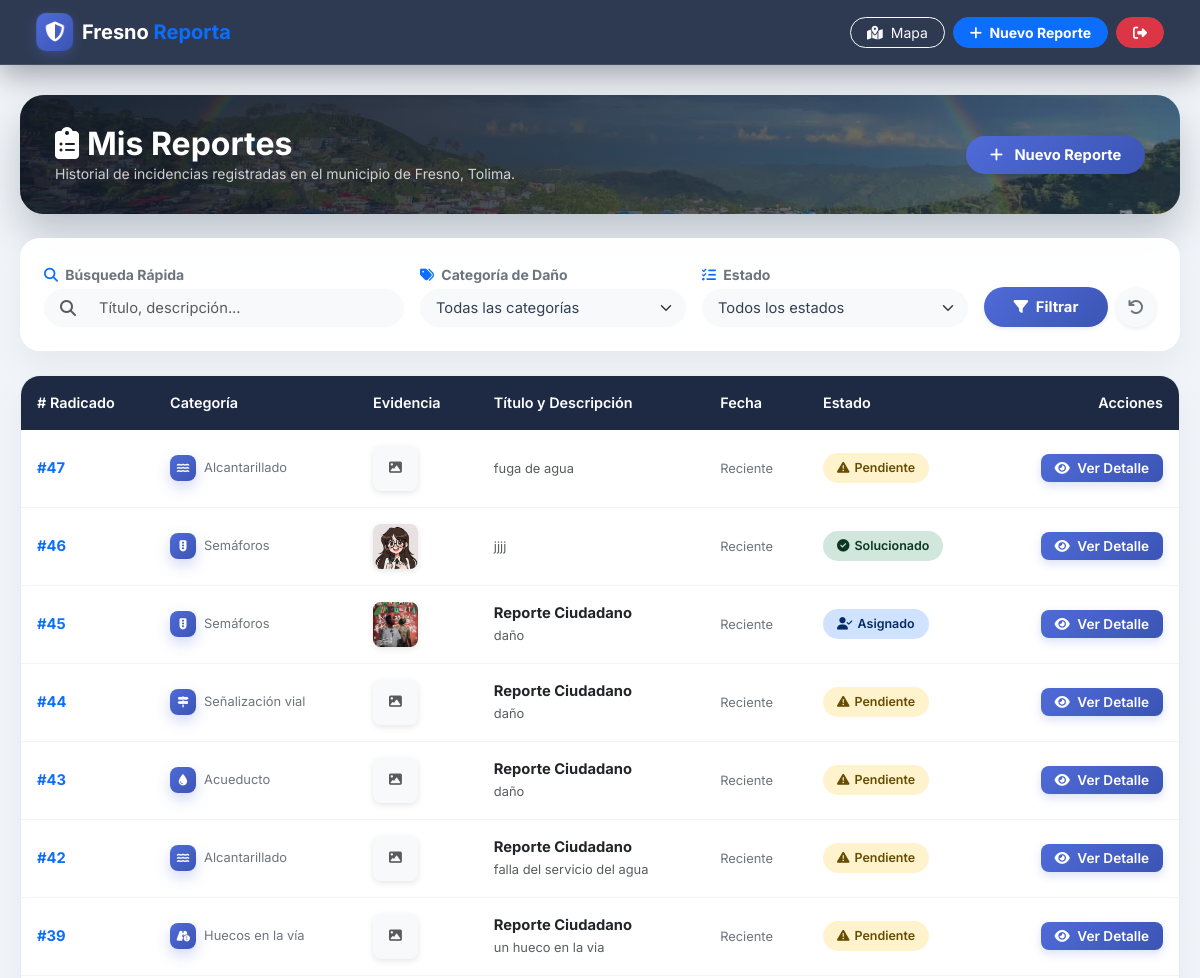
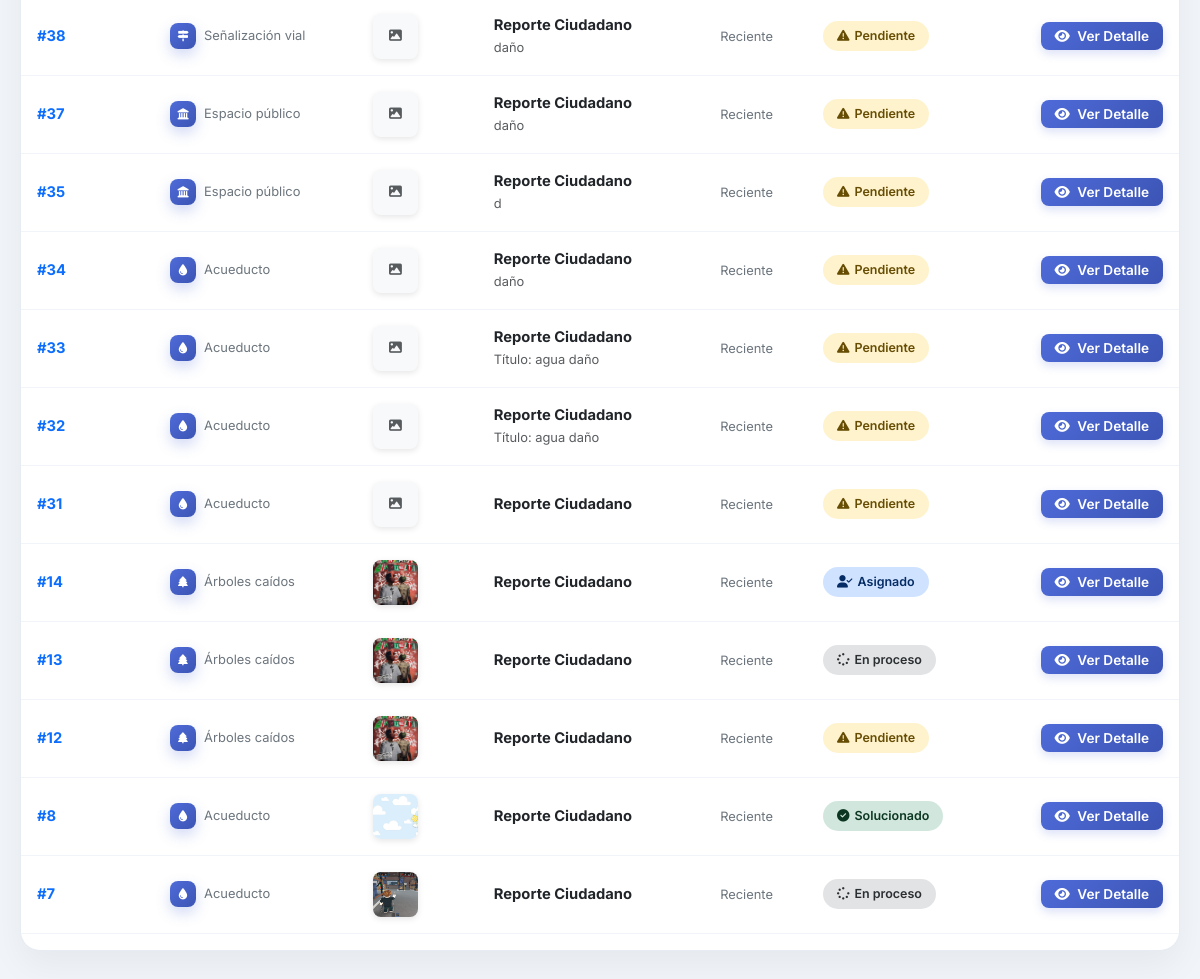
The page /FresnoReporta/public/index.php?url=mis-reportes (signed in) on the database its author committed (2 pictures, top to bottom).
### tables this page shows
CREATE TABLE `reportes` (
  `id_reporte` int(11) NOT NULL,
  `id_usuario` int(11) NOT NULL,
  `id_categoria` int(11) NOT NULL,
  `id_estado` int(11) NOT NULL,
  `id_prioridad` int(11) NOT NULL,
  `id_dependencia` int(11) DEFAULT NULL,
  `id_municipio` int(11) NOT NULL,
  `id_barrio` int(11) DEFAULT NULL,
  `id_vereda` int(11) DEFAULT NULL,
  `tipo_zona` enum('Urbana','Rural') NOT NULL,
  `titulo` varchar(150) NOT NULL DEFAULT 'Reporte Ciudadano',
  `descripcion` text NOT NULL,
  `direccion` varchar(255) DEFAULT NULL,
  `latitud` decimal(10,8) DEFAULT NULL,
  `longitud` decimal(11,8) DEFAULT NULL,
  `fecha_reporte` timestamp NOT NULL DEFAULT current_timestamp(),
  `fecha_actualizacion` timestamp NOT NULL DEFAULT current_timestamp() ON UPDATE current_timestamp(),
  `calificacion` int(11) DEFAULT NULL,
  `comentario_calificacion` text DEFAULT NULL
);

CREATE TABLE `estados` (
  `id_estado` int(11) NOT NULL,
  `nombre` varchar(50) NOT NULL,
  `descripcion` varchar(255) DEFAULT NULL,
  `color` varchar(20) DEFAULT NULL,
  `activo` tinyint(1) DEFAULT 1
);

### FresnoReporta/app/controllers/ReporteController.php (called while the page is built, shortened)
<?php
require_once __DIR__ . '/../helpers/helpers.php';
class ReporteController
{
    public function misReportes()
    {
        $id_usuario = $_SESSION['id_usuario'];
        $reportes = []; $categorias = []; $estados = [];
        try {
            $database = new Database();
            $conexion = $database->conectar();
            $categorias = $conexion->query("SELECT * FROM categorias WHERE activo = 1 ORDER BY nombre ASC")->fetchAll(PDO::FETCH_ASSOC);
            $estados = $conexion->query("SELECT * FROM estados WHERE activo = 1 ORDER BY id_estado ASC")->fetchAll(PDO::FETCH_ASSOC);
            $sql = "SELECT r.*,
                        (SELECT e.nombre_archivo FROM evidencias e WHERE e.id_reporte = r.id_reporte ORDER BY e.id_evidencia DESC LIMIT 1) AS foto
                    FROM reportes r WHERE r.id_usuario = :id_usuario";
            $params = [':id_usuario' => $id_usuario];
            $sql .= " ORDER BY r.id_reporte DESC";
            $stmt = $conexion->prepare($sql);
            $stmt->execute($params);
            $reportes = $stmt->fetchAll(PDO::FETCH_ASSOC);
        } catch (PDOException $e) { $reportes = []; }
        require_once __DIR__ . '/../views/reportes/mis_reportes.php';
    }
}

### FresnoReporta/app/helpers/helpers.php (called while the page is built, shortened)
<?php
function resolverRutaEvidencia($archivo)
{
    if (strpos($archivo, '/FresnoReporta/') === 0) {
        return $archivo;
    }
    $archivo = ltrim($archivo, '/');
    if (strpos($archivo, 'uploads/') === 0) {
        return '/FresnoReporta/public/' . $archivo;
    }
    return '/FresnoReporta/public/uploads/' . $archivo;
}
function categoriaIcon($nombre)
{
    $iconos = [
        'Acueducto' => 'fa-droplet',
        'Alcantarillado' => 'fa-water',
        'Alumbrado público' => 'fa-lightbulb',
        'Árboles caídos' => 'fa-tree',
        'Basuras' => 'fa-dumpster',
        'Deslizamientos' => 'fa-hill-rockslide',
        'Espacio público' => 'fa-landmark',
        'Huecos en la vía' => 'fa-road-circle-exclamation',
        'Inundaciones' => 'fa-house-flood-water',
        'Otro' => 'fa-circle-question',
        'Parques' => 'fa-seedling',
        'Puentes' => 'fa-route',
        'Semáforos' => 'fa-traffic-light',
        'Señalización vial' => 'fa-signs-post',
    ];
    return $iconos[$nombre] ?? 'fa-triangle-exclamation';
}
function estadoInfo($id_estado, $estados)
{
    foreach ($estados as $est) {
        if ((int)$est['id_estado'] === (int)$id_estado) {
            return ['nombre' => $est['nombre'], 'color' => $est['color'] ?? 'secondary'];
        }
    }
    return ['nombre' => 'Desconocido', 'color' => 'secondary'];
}

### FresnoReporta/app/views/reportes/mis_reportes.php (the view, shortened to what this page needs)
<!DOCTYPE html>
<html lang="es">
<head>
    <link href="https://cdn.jsdelivr.net/npm/bootstrap@5.3.0/dist/css/bootstrap.min.css" rel="stylesheet">
    <link rel="stylesheet" href="https://cdnjs.cloudflare.com/ajax/libs/font-awesome/6.4.0/css/all.min.css">
    <link rel="stylesheet" href="/FresnoReporta/public/assets/css/app.css?v=4">
</head>
<body>
    <nav class="navbar navbar-expand-lg navbar-dark navbar-custom px-4 py-2 sticky-top">
        <div class="container-fluid">
            <a class="navbar-brand fw-bold d-flex align-items-center text-decoration-none" href="/FresnoReporta/public/index.php?url=mis-reportes">
                <div class="brand-badge me-2"><i class="fas fa-shield-alt"></i></div>
                <span class="text-white">Fresno <span class="text-primary">Reporta</span></span>
            </a>
            <div class="d-flex align-items-center gap-2">
                <a href="/FresnoReporta/public/index.php?url=mapa" class="btn btn-outline-light btn-sm rounded-pill px-3">
                    <i class="fas fa-map-marked-alt me-1"></i> Mapa
                </a>
                <a href="/FresnoReporta/public/index.php?url=crear" class="btn btn-primary btn-sm rounded-pill px-3 fw-bold">
                    <i class="fas fa-plus me-1"></i> Nuevo Reporte
                </a>
                <a href="/FresnoReporta/public/index.php?url=logout" class="btn btn-danger btn-sm rounded-pill px-3" title="Cerrar Sesión">
                    <i class="fas fa-sign-out-alt"></i>
                </a>
            </div>
        </div>
    </nav>
    <div class="main-container">
        <div class="page-hero-photo photo-arcoiris reveal mb-4 d-flex flex-column flex-md-row justify-content-between align-items-md-center gap-3">
            <div>
                <h2 class="fw-bold text-white m-0"><i class="fas fa-clipboard-list me-2"></i>Mis Reportes</h2>
                <p class="mb-0 small" style="color: rgba(255,255,255,0.78);">Historial de incidencias registradas en el municipio de Fresno, Tolima.</p>
            </div>
            <a href="/FresnoReporta/public/index.php?url=crear" class="btn btn-primary rounded-pill px-4 py-2 fw-bold btn-filter btn-3d shadow-sm">
                <i class="fas fa-plus me-2"></i> Nuevo Reporte
            </a>
        </div>
        <div class="card border-0 shadow-sm p-4 mb-4 filter-container tilt-card reveal">
            <form action="" method="GET" class="row g-3 align-items-end">
                <div class="col-lg-4 col-md-6">
                    <label class="form-label small fw-bold text-secondary mb-1">
                        <i class="fas fa-search text-primary me-1"></i> Búsqueda Rápida
                    </label>
                    <div class="input-group input-group-custom">
                        <span class="input-group-text bg-light border-0 ps-3 rounded-start-pill text-muted">
                            <i class="fas fa-search"></i>
                        </span>
                        <input type="text" name="busqueda" class="form-control bg-light border-0 rounded-end-pill py-2 shadow-none" placeholder="Título, descripción..." value="<?php echo htmlspecialchars($_GET['busqueda'] ?? ''); ?>">
                    </div>
                </div>
                <div class="col-lg-3 col-md-6">
                    <label class="form-label small fw-bold text-secondary mb-1">
                        <i class="fas fa-tags text-primary me-1"></i> Categoría de Daño
                    </label>
                    <select name="categoria" class="form-select bg-light border-0 rounded-pill py-2 px-3 shadow-none select-custom">
                        <option value="">Todas las categorías</option>
                    </select>
                </div>
                <div class="col-lg-3 col-md-6">
                    <label class="form-label small fw-bold text-secondary mb-1">
                        <i class="fas fa-tasks text-primary me-1"></i> Estado
                    </label>
                    <select name="estado" class="form-select bg-light border-0 rounded-pill py-2 px-3 shadow-none select-custom">
                        <option value="">Todos los estados</option>
                    </select>
                </div>
                <div class="col-lg-2 col-md-6 d-flex gap-2">
                    <button type="submit" class="btn btn-primary rounded-pill px-3 py-2 flex-grow-1 fw-bold btn-filter shadow-sm">
                        <i class="fas fa-filter me-1"></i> Filtrar
                    </button>
                    <a href="/FresnoReporta/public/index.php?url=mis-reportes" class="btn btn-light rounded-circle border-0 shadow-sm d-flex align-items-center justify-content-center" style="width: 40px; height: 40px; min-width: 40px;" title="Reiniciar Filtros">
                        <i class="fas fa-undo text-secondary"></i>
                    </a>
                </div>
            </form>
        </div>
        <?php if (empty($reportes)): ?>
            <div class="table-card text-center py-5 px-3">
                <div class="empty-illustration"><i class="fas fa-clipboard-list"></i></div>
                <h5 class="fw-bold text-dark">No se encontraron reportes</h5>
                <p class="text-muted small mb-4">No tienes incidencias registradas con los filtros actuales o aún no has creado ninguna.</p>
                <a href="/FresnoReporta/public/index.php?url=crear" class="btn btn-primary rounded-pill px-4 fw-bold btn-filter">
                    <i class="fas fa-plus me-2"></i> Crear mi primer reporte
                </a>
            </div>
        <?php else: ?>
            <div class="table-card reveal reveal-delay-1">
                <div class="table-responsive">
                    <table class="table custom-table align-middle">
                        <thead>
                            <tr>
                                <th># Radicado</th>
                                <th>Categoría</th>
                                <th>Evidencia</th>
                                <th>Título y Descripción</th>
                                <th>Fecha</th>
                                <th>Estado</th>
                                <th class="text-end">Acciones</th>
                            </tr>
                        </thead>
                        <tbody>
                            <?php $categoriasMap = array_column($categorias, 'nombre', 'id_categoria'); ?>
                            <?php foreach ($reportes as $reporte): ?>
                                <?php
                                    $id_rep = $reporte['id_reporte'] ?? $reporte['id'] ?? '';
                                    $titulo = $reporte['titulo'] ?? $reporte['descripcion'] ?? 'Sin título';
                                    $desc = $reporte['descripcion'] ?? '';
                                    $fecha = $reporte['fecha_creacion'] ?? $reporte['created_at'] ?? 'Reciente';
                                    $foto = $reporte['foto'] ?? '';
                                    $id_estado = $reporte['id_estado'] ?? 1;
                                    $nombreCategoria = $categoriasMap[$reporte['id_categoria'] ?? 0] ?? 'General';
                                    $est = estadoInfo($id_estado, $estados);
                                    $status_text = $est['nombre'];
                                    $colorIconos = [
                                        'warning' => 'fa-exclamation-triangle', 'info' => 'fa-search',
                                        'primary' => 'fa-user-check', 'secondary' => 'fa-spinner fa-spin',
                                        'success' => 'fa-check-circle', 'dark' => 'fa-box-archive', 'danger' => 'fa-ban'
                                    ];
                                    $status_icon = $colorIconos[$est['color']] ?? 'fa-circle';
                                    $badge_style = 'background-color: var(--bs-' . $est['color'] . '-bg-subtle, #f1f5f9); color: var(--bs-' . $est['color'] . '-text-emphasis, #334155);';
                                ?>
                                <tr>
                                    <td class="fw-bold text-primary">#<?php echo htmlspecialchars($id_rep); ?></td>
                                    <td>
                                        <div class="d-flex align-items-center gap-2">
                                            <span class="cat-icon cat-icon-sm"><i class="fas <?php echo categoriaIcon($nombreCategoria); ?>"></i></span>
                                            <span class="small text-secondary"><?php echo htmlspecialchars($nombreCategoria); ?></span>
                                        </div>
                                    </td>
                                    <td>
                                        <?php if (!empty($foto)): ?>
                                            <img src="<?php echo htmlspecialchars(resolverRutaEvidencia($foto)); ?>" class="thumbnail-img" alt="Evidencia">
                                        <?php else: ?>
                                            <div class="thumbnail-img bg-light d-flex align-items-center justify-content-center text-muted small rounded-3">
                                                <i class="fas fa-image"></i>
                                            </div>
                                        <?php endif; ?>
                                    </td>
                                    <td>
                                        <div class="fw-bold text-dark"><?php echo htmlspecialchars($titulo); ?></div>
                                        <small class="text-muted"><?php echo htmlspecialchars(substr($desc, 0, 50)) . (strlen($desc) > 50 ? '...' : ''); ?></small>
                                    </td>
                                    <td><span class="text-secondary small"><?php echo htmlspecialchars($fecha); ?></span></td>
                                    <td>
                                        <span class="badge-status" style="<?php echo $badge_style; ?>">
                                            <i class="fas <?php echo $status_icon; ?>"></i> <?php echo htmlspecialchars($status_text); ?>
                                        </span>
                                    </td>
                                    <td class="text-end">
                                        <a href="/FresnoReporta/public/index.php?url=detalle&id=<?php echo $id_rep; ?>" class="btn-action">
                                            <i class="fas fa-eye me-1"></i> Ver Detalle
                                        </a>
                                    </td>
                                </tr>
                            <?php endforeach; ?>
                        </tbody>
                    </table>
                </div>
            </div>
        <?php endif; ?>
    </div>
</body>
</html>

### rows shown on the page
reportes: id_reporte "47", id_categoria "Alcantarillado", descripcion "fuga de agua", fecha "Reciente", id_estado.nombre "Pendiente"
reportes: id_reporte "46", id_categoria "Semáforos", shows a picture, descripcion "jjjj", fecha "Reciente", id_estado.nombre "Solucionado"
reportes: id_reporte "45", id_categoria "Semáforos", titulo "Reporte Ciudadano", descripcion "daño", fecha "Reciente", id_estado.nombre "Asignado"
reportes: id_reporte "44", id_categoria "Señalización vial", titulo "Reporte Ciudadano", descripcion "daño", fecha "Reciente", id_estado.nombre "Pendiente"
reportes: id_reporte "43", id_categoria "Acueducto", titulo "Reporte Ciudadano", descripcion "daño", fecha "Reciente", id_estado.nombre "Pendiente"
reportes: id_reporte "42", id_categoria "Alcantarillado", titulo "Reporte Ciudadano", descripcion "falla del servicio del agua", fecha "Reciente", id_estado.nombre "Pendiente"
reportes: id_reporte "39", id_categoria "Huecos en la vía", titulo "Reporte Ciudadano", descripcion "un hueco en la via", fecha "Reciente", id_estado.nombre "Pendiente"
reportes: id_reporte "38", id_categoria "Señalización vial", titulo "Reporte Ciudadano", descripcion "daño", fecha "Reciente", id_estado.nombre "Pendiente"
reportes: id_reporte "37", id_categoria "Espacio público", titulo "Reporte Ciudadano", descripcion "daño", fecha "Reciente", id_estado.nombre "Pendiente"
reportes: id_reporte "35", id_categoria "Espacio público", titulo "Reporte Ciudadano", descripcion "d", fecha "Reciente", id_estado.nombre "Pendiente"
reportes: id_reporte "34", id_categoria "Acueducto", titulo "Reporte Ciudadano", descripcion "daño", fecha "Reciente", id_estado.nombre "Pendiente"
reportes: id_reporte "33", id_categoria "Acueducto", titulo "Reporte Ciudadano", descripcion "Título: agua daño", fecha "Reciente", id_estado.nombre "Pendiente"
reportes: id_reporte "32", id_categoria "Acueducto", titulo "Reporte Ciudadano", descripcion "Título: agua daño", fecha "Reciente", id_estado.nombre "Pendiente"
reportes: id_reporte "31", id_categoria "Acueducto", titulo "Reporte Ciudadano", fecha "Reciente", id_estado.nombre "Pendiente"
reportes: id_reporte "14", id_categoria "Árboles caídos", titulo "Reporte Ciudadano", fecha "Reciente", id_estado.nombre "Asignado"
reportes: id_reporte "13", id_categoria "Árboles caídos", titulo "Reporte Ciudadano", fecha "Reciente", id_estado.nombre "En proceso"
reportes: id_reporte "12", id_categoria "Árboles caídos", titulo "Reporte Ciudadano", fecha "Reciente", id_estado.nombre "Pendiente"
reportes: id_reporte "8", id_categoria "Acueducto", shows a picture, titulo "Reporte Ciudadano", fecha "Reciente", id_estado.nombre "Solucionado"
reportes: id_reporte "7", id_categoria "Acueducto", shows a picture, titulo "Reporte Ciudadano", fecha "Reciente", id_estado.nombre "En proceso"
